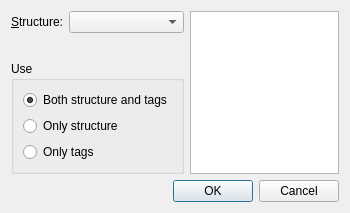
<?xml version="1.0" encoding="UTF-8"?>
<ui version="4.0">
 <class>DialogMultiEditData</class>
 <widget class="QDialog" name="DialogMultiEditData">
  <property name="windowModality">
   <enum>Qt::ApplicationModal</enum>
  </property>
  <property name="geometry">
   <rect>
    <x>0</x>
    <y>0</y>
    <width>350</width>
    <height>213</height>
   </rect>
  </property>
  <property name="windowTitle">
   <string>Add site</string>
  </property>
  <layout class="QVBoxLayout" name="verticalLayout_3">
   <item>
    <layout class="QHBoxLayout" name="horizontalLayout">
     <item>
      <layout class="QVBoxLayout" name="verticalLayout_2">
       <item>
        <layout class="QFormLayout" name="formLayout">
         <property name="fieldGrowthPolicy">
          <enum>QFormLayout::AllNonFixedFieldsGrow</enum>
         </property>
         <item row="0" column="1">
          <widget class="QComboBox" name="structureCombo">
           <property name="minimumSize">
            <size>
             <width>100</width>
             <height>0</height>
            </size>
           </property>
          </widget>
         </item>
         <item row="0" column="0">
          <widget class="QLabel" name="label_4">
           <property name="text">
            <string>&amp;Structure:</string>
           </property>
           <property name="alignment">
            <set>Qt::AlignRight|Qt::AlignTrailing|Qt::AlignVCenter</set>
           </property>
           <property name="buddy">
            <cstring>structureCombo</cstring>
           </property>
          </widget>
         </item>
        </layout>
       </item>
       <item>
        <widget class="QGroupBox" name="groupBox">
         <property name="title">
          <string>Use</string>
         </property>
         <layout class="QVBoxLayout" name="verticalLayout">
          <item>
           <widget class="QRadioButton" name="radioBoth">
            <property name="text">
             <string>Both structure and tags</string>
            </property>
            <property name="checked">
             <bool>true</bool>
            </property>
           </widget>
          </item>
          <item>
           <widget class="QRadioButton" name="radioStructure">
            <property name="text">
             <string>Only structure</string>
            </property>
           </widget>
          </item>
          <item>
           <widget class="QRadioButton" name="radioTags">
            <property name="text">
             <string>Only tags</string>
            </property>
           </widget>
          </item>
         </layout>
        </widget>
       </item>
      </layout>
     </item>
     <item>
      <widget class="QTableView" name="taggedView">
       <property name="sizePolicy">
        <sizepolicy hsizetype="Preferred" vsizetype="Expanding">
         <horstretch>0</horstretch>
         <verstretch>0</verstretch>
        </sizepolicy>
       </property>
       <property name="maximumSize">
        <size>
         <width>150</width>
         <height>16777215</height>
        </size>
       </property>
       <property name="showGrid">
        <bool>false</bool>
       </property>
       <attribute name="horizontalHeaderVisible">
        <bool>false</bool>
       </attribute>
       <attribute name="horizontalHeaderStretchLastSection">
        <bool>true</bool>
       </attribute>
       <attribute name="verticalHeaderVisible">
        <bool>false</bool>
       </attribute>
       <attribute name="verticalHeaderDefaultSectionSize">
        <number>18</number>
       </attribute>
      </widget>
     </item>
    </layout>
   </item>
   <item>
    <widget class="QDialogButtonBox" name="buttonBox">
     <property name="orientation">
      <enum>Qt::Horizontal</enum>
     </property>
     <property name="standardButtons">
      <set>QDialogButtonBox::Cancel|QDialogButtonBox::Ok</set>
     </property>
    </widget>
   </item>
  </layout>
  <zorder>buttonBox</zorder>
  <zorder></zorder>
 </widget>
 <tabstops>
  <tabstop>structureCombo</tabstop>
  <tabstop>buttonBox</tabstop>
 </tabstops>
 <resources/>
 <connections>
  <connection>
   <sender>buttonBox</sender>
   <signal>accepted()</signal>
   <receiver>DialogMultiEditData</receiver>
   <slot>accept()</slot>
   <hints>
    <hint type="sourcelabel">
     <x>248</x>
     <y>254</y>
    </hint>
    <hint type="destinationlabel">
     <x>157</x>
     <y>274</y>
    </hint>
   </hints>
  </connection>
  <connection>
   <sender>buttonBox</sender>
   <signal>rejected()</signal>
   <receiver>DialogMultiEditData</receiver>
   <slot>reject()</slot>
   <hints>
    <hint type="sourcelabel">
     <x>316</x>
     <y>260</y>
    </hint>
    <hint type="destinationlabel">
     <x>286</x>
     <y>274</y>
    </hint>
   </hints>
  </connection>
 </connections>
</ui>
